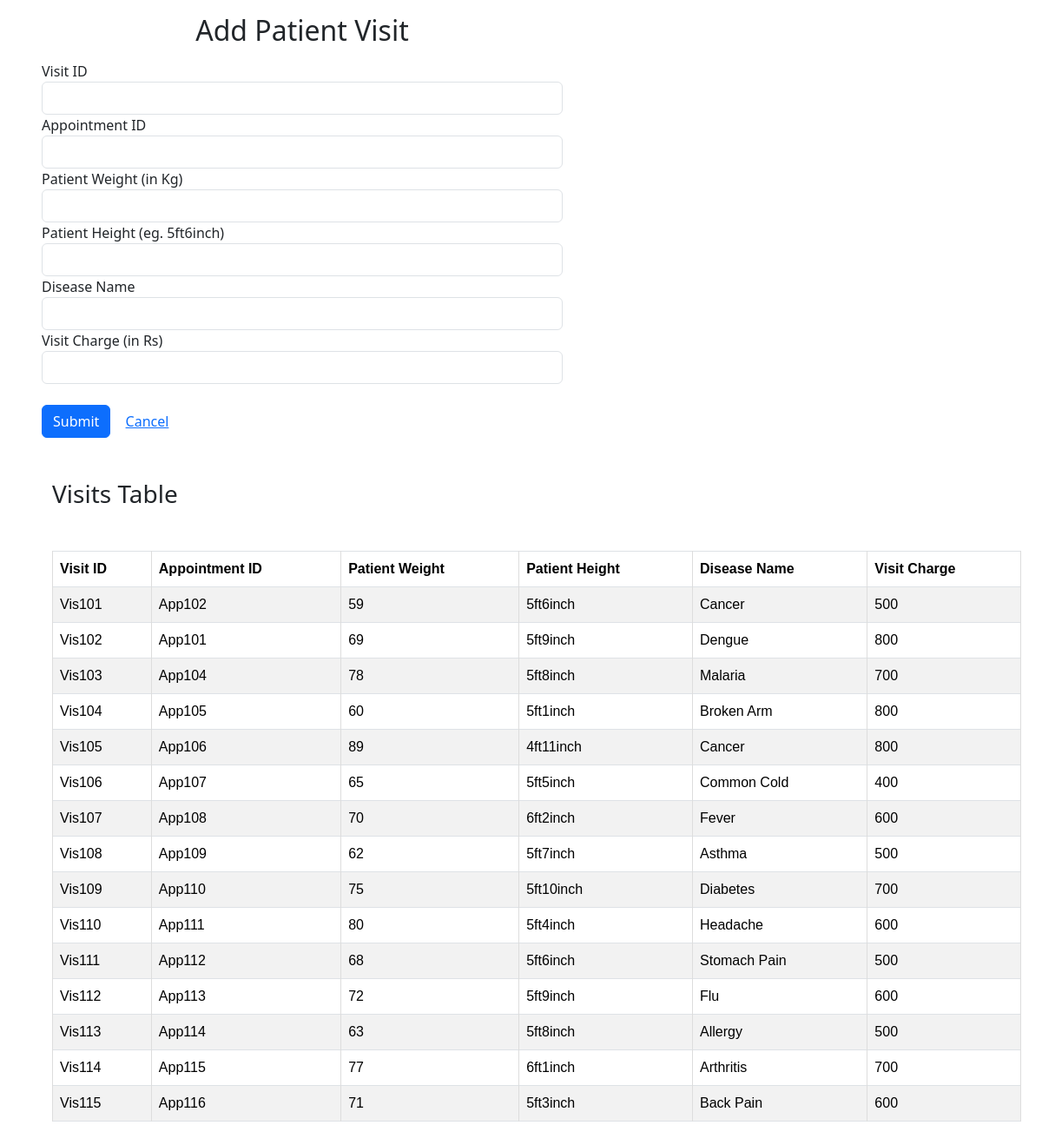
/create_visit.php, run on the app's committed database.
### tables this page shows
CREATE TABLE `visit` (
  `Visit_ID` varchar(10) NOT NULL,
  `App_ID` varchar(10) NOT NULL,
  `Pat_weight` int(11) NOT NULL,
  `Pat_height` varchar(20) NOT NULL,
  `Disease_name` varchar(50) DEFAULT NULL,
  `Visit_charge` int(11) DEFAULT NULL
);

### create_visit.php (the view, shortened to what this page needs)
<!DOCTYPE html>
<html>
<head>
    <link href="https://cdn.jsdelivr.net/npm/bootstrap@5.3.2/dist/css/bootstrap.min.css" rel="stylesheet">
    <link rel="stylesheet" href="style.css">
</head>
<body>
    <div class="col-md-6 mx-5">
        <h2 class="text-center my-3">Add Patient Visit</h2>
        <form method="post" action="visit_proc.php">
            <div class="form-group">
                <label for="vis_id">Visit ID</label>
                <input type="text" class="form-control" id="vis_id" name="vis_id" required>
            </div>
            <div class="form-group">
                <label for="app_id">Appointment ID</label>
                <input type="text" class="form-control" id="app_id" name="app_id" required>
            </div>
            <div class="form-group">
                <label for="pat_wt">Patient Weight (in Kg)</label>
                <input type="number" class="form-control" id="pat_wt" name="pat_wt">
            </div>
            <div class="form-group">
                <label for="pat_ht">Patient Height (eg. 5ft6inch)</label>
                <input type="text" class="form-control" id="pat_ht" name="pat_ht">
            </div>
            <div class="form-group">
                <label for="disease">Disease Name</label>
                <input type="text" class="form-control" id="disease" name="disease">
            </div>
            <div class="form-group">
                <label for="vis_charge">Visit Charge (in Rs)</label>
                <input type="number" class="form-control" id="vis_charge" name="vis_charge" required>
            </div>
            <div class="form-group my-4">
                <button type="submit" class="btn btn-primary" name="save">Submit</button>
                <a class="btn btn-link ml-2" href="index.php">Cancel</a>
            </div>
        </form>
    </div>
     <div class="container my-5 mx-5">
                <?php
                include 'config.php';
                $result = mysqli_query($link, "SELECT * FROM visit");
                if (mysqli_num_rows($result) > 0) {
                ?>
                        <h3 class="my-5">Visits Table</h3>
                        <div class="table-responsive">
                                <table class="table table-bordered table-striped">
                                        <thead class="thead-dark">
                                                <tr>
                                                        <th>Visit ID</th>
                                                        <th>Appointment ID</th>
                                                        <th>Patient Weight</th>
                                                        <th>Patient Height</th>
                                                        <th>Disease Name</th>
                                                        <th>Visit Charge</th>
                                                </tr>
                                        </thead>
                                        <tbody>
                                                <?php
                                                while ($row = mysqli_fetch_array($result)) {
                                                ?>
                                                        <tr>
                                                                <td><?php echo $row["Visit_ID"]; ?></td>
                                                                <td><?php echo $row["App_ID"]; ?></td>
                                                                <td><?php echo $row["Pat_weight"]; ?></td>
                                                                <td><?php echo $row["Pat_height"]; ?></td>
                                                                <td><?php echo $row["Disease_name"]; ?></td>
                                                                <td><?php echo $row["Visit_charge"]; ?></td>
                                                        </tr>
                                                <?php
                                                }
                                                ?>
                                        </tbody>
                                </table>
                        </div>
                <?php
                } else {
                        echo "<h3>No visit records found.</h3>";
                }
                ?>
        </div>
</body>
</html>

### style.css (style rules this page uses)
* { margin: 0; padding: 0; box-sizing: border-box; }
table { font-family: arial, sans-serif; border-collapse: collapse; width: 100%; }
td, th { border: 1px solid #dddddd; text-align: left; padding: 8px; }
tr:nth-child(even) { background-color: white; }

### data on the page
visit: Visit_ID "Vis101", App_ID "App102", Pat_weight "59", Pat_height "5ft6inch", Disease_name "Cancer", Visit_charge "500"
visit: Visit_ID "Vis102", App_ID "App101", Pat_weight "69", Pat_height "5ft9inch", Disease_name "Dengue", Visit_charge "800"
visit: Visit_ID "Vis103", App_ID "App104", Pat_weight "78", Pat_height "5ft8inch", Disease_name "Malaria", Visit_charge "700"
visit: Visit_ID "Vis104", App_ID "App105", Pat_weight "60", Pat_height "5ft1inch", Disease_name "Broken Arm", Visit_charge "800"
visit: Visit_ID "Vis105", App_ID "App106", Pat_weight "89", Pat_height "4ft11inch", Disease_name "Cancer", Visit_charge "800"
visit: Visit_ID "Vis106", App_ID "App107", Pat_weight "65", Pat_height "5ft5inch", Disease_name "Common Cold", Visit_charge "400"
visit: Visit_ID "Vis107", App_ID "App108", Pat_weight "70", Pat_height "6ft2inch", Disease_name "Fever", Visit_charge "600"
visit: Visit_ID "Vis108", App_ID "App109", Pat_weight "62", Pat_height "5ft7inch", Disease_name "Asthma", Visit_charge "500"
visit: Visit_ID "Vis109", App_ID "App110", Pat_weight "75", Pat_height "5ft10inch", Disease_name "Diabetes", Visit_charge "700"
visit: Visit_ID "Vis110", App_ID "App111", Pat_weight "80", Pat_height "5ft4inch", Disease_name "Headache", Visit_charge "600"
visit: Visit_ID "Vis111", App_ID "App112", Pat_weight "68", Pat_height "5ft6inch", Disease_name "Stomach Pain", Visit_charge "500"
visit: Visit_ID "Vis112", App_ID "App113", Pat_weight "72", Pat_height "5ft9inch", Disease_name "Flu", Visit_charge "600"
visit: Visit_ID "Vis113", App_ID "App114", Pat_weight "63", Pat_height "5ft8inch", Disease_name "Allergy", Visit_charge "500"
visit: Visit_ID "Vis114", App_ID "App115", Pat_weight "77", Pat_height "6ft1inch", Disease_name "Arthritis", Visit_charge "700"
visit: Visit_ID "Vis115", App_ID "App116", Pat_weight "71", Pat_height "5ft3inch", Disease_name "Back Pain", Visit_charge "600"
